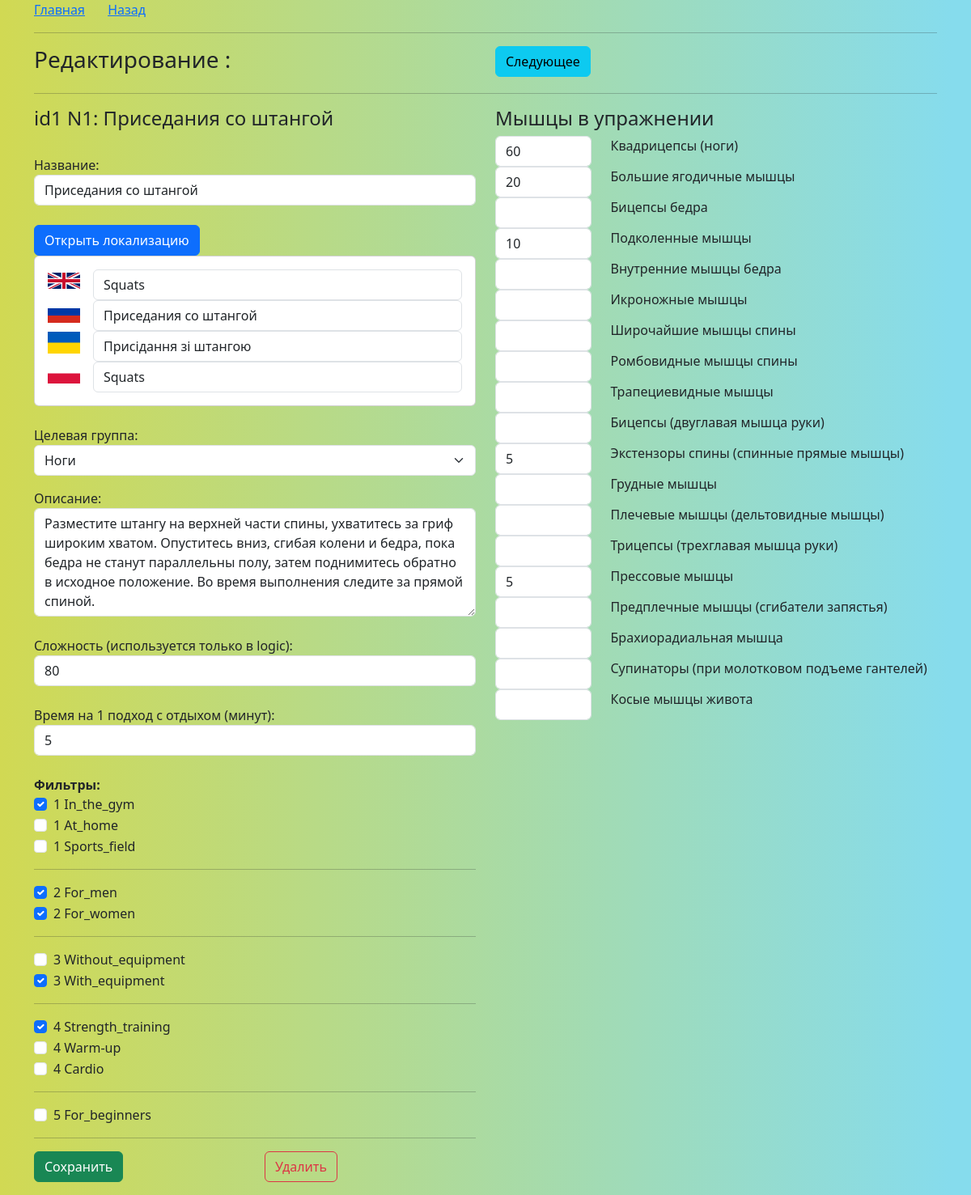
Page /list/ex1/edit (signed in) on the committed database.
### _models.py (models this page shows, shortened)
class Exercise(db.Model):
    __tablename__ = 'exercises'
    exercise_id = db.Column(db.Integer, primary_key=True)
    name = db.Column(db.String(50), default='New exercise')
    localized_name = db.Column(db.Text)
    target = db.Column(db.String(20), default='')
    description = db.Column(db.String(300), default='')
    localized_description = db.Column(db.Text)
    difficulty = db.Column(db.Integer, default=1)
    time_per_set = db.Column(db.Integer, default=1)
    counter = db.Column(db.Integer, default=0)
    filters = db.Column(JSON, default=[])  # LOCATION_FILTERS.keys
    user_training_exercises = relationship('UserTrainingExercise', back_populates='exercise')
    muscles = relationship('Muscle', secondary='exercise_muscles')
    training = db.relationship('Training', secondary='training_exercises', overlaps="exercises")
    training_exercises = relationship('TrainingExercise', back_populates='exercise')

class Localization(db.Model):
    __tablename__ = 'localization'
    id = Column(Integer, primary_key=True)
    key = db.Column(db.String(255), unique=True)
    sector = db.Column(db.String(50))
    translations = Column(db.Text)

class Muscle(db.Model):
    __tablename__ = 'muscles'
    muscle_id = db.Column(db.Integer, primary_key=True)
    muscle_name = db.Column(db.String(50), nullable=False)
    counter = db.Column(db.Integer, default=0)
    exercises = db.relationship('Exercise', secondary='exercise_muscles', overlaps="muscles")

### main.py (the view, shortened to what this page needs)
@app.route('/list/<string:counters>/edit', methods=['POST', 'GET'])
@login_required
def list_edit(counters):
    if current_user.role != 'admin':
        return redirect(url_for('index'))
    targets = config.TARGETS
    languages = config.LANGUAGES
    const_config = {}
    const_config['filter_list'] = config.FILTER_LIST
    index_dict = {}
    index_dict['filter_list'] = []
    tb = counters[:2]   # counters передано сюда в маршруте , вид: ex3 или mu4
    counter = counters[2:]
    exercises = Exercise.query.all()
    muscles = Muscle.query.all()
    if tb == 'ex':  # если передано ex, то работа над редактированием Упражнения
        exercise = Exercise.query.filter_by(counter=counter).first()    # counter - переданное значение счетчика, фильтрую базу по счетчику
        if exercise.localized_name:
            exercise_localized_names = json.loads(exercise.localized_name)
            print(exercise_localized_names)
        else:
            exercise_localized_names={}
        if exercise.filters is None:
            exercise.filters=[]
        if request.method == 'POST':    # если метод ПОСТ (то есть если мы передаем данные с формы к нам сюда на сервер, то далее обрабатываем данные формы и сохраняем в базу
            exercise.name = request.form['name']
            exercise.target = request.form['select_target']  # тут новое поле для класса
            exercise.description = request.form['description']
            exercise.difficulty = request.form['difficulty']
            exercise.time_per_set = request.form['time_per_set']
            exercise_localized_names = {}
            for language in languages:
                exercise_localized_names[language] = request.form.get('exercise_'+language, '')
            exercise.localized_name = json.dumps(exercise_localized_names)
            for i in range(len(const_config['filter_list'])):
                form_list = request.form.getlist('filters' + str(i + 1))
                if any(sublist for sublist in form_list if sublist):
                    index_dict['filter_list'] += form_list
            exercise.filters = index_dict['filter_list']
            percents = request.form.getlist('percents[]')   # получаю список значений полей с именем percents[]
            exercise_muscles = []
            ExerciseMuscle.query.filter_by(exercise_id=exercise.exercise_id).delete()
            for counter, percent in enumerate(percents, start=1):
                if percent != '':
                    muscle = Muscle.query.filter_by(counter=counter).first()    # нахожу Muscle по counter
                    ExMus = ExerciseMuscle(exercise_id = exercise.exercise_id, muscle_id = muscle.muscle_id, percent = percent)
                    exercise_muscles.append(ExMus)
            try:
                db.session.add_all(exercise_muscles)
                db.session.commit()
                return render_template('list.html', exercises=exercises, muscles=muscles)
            except Exception as e:
                db.session.rollback()
                return f'Ошибка при сохранения в базу данных: {e}'
        else:   # если метод не ПОСТ (а значит ГЕТ) то мы только зашли на маршрут и генерируем страницу для редактирования Упражнений, отсылая ей данные
            ex_len = len(exercises)
            if exercise is not None:
                muscles_in_ex = exercise.muscles  # Получение списка связанных мышц
                mus_dict = {}
                for muscle in muscles_in_ex:
                    percent = ExerciseMuscle.query.filter_by(exercise_id=exercise.exercise_id, muscle_id=muscle.muscle_id).first().percent
                    mus_dict[muscle.counter] = percent
            else:
                return "Упражнение не найдено."
            return render_template('edit_ex_table.html', exercise=exercise, ex_len=ex_len, muscles=muscles,
                                   mus_dict=mus_dict, targets=targets, const_config=const_config, languages=languages,
                                   exercise_localized_names=exercise_localized_names)

### _logic.py (called while the page is built)
def load_localization_dict():
    phrases = Localization.query.all()
    phrases_list = {}
    for phrase in phrases:
        translations_dict = json.loads(phrase.translations)
        phrases_list[phrase.key] = translations_dict
    return phrases_list

### main.py (called while the page is built)
@login_manager.user_loader
def load_user(user_id):
    return User.query.get(int(user_id))

@app.context_processor
def inject_local_dict():
    local_dict = load_localization_dict()
    return {'local_dict': local_dict}

### templates/edit_ex_table.html (shortened to what this page needs)
{% extends 'base.html' %}
{% block body %}
    {% if current_user.role == "admin" %}
        <div class="">
            <a href="/index" class="me-4">Главная</a>
            <a href="/list">Назад</a>
        </div>
         <hr>
        <div class="row mb-0">
            <div class="col-6">
                <h3> Редактирование :</h3>
            </div>
            <div class="col-6">
                {% if exercise.counter < ex_len %}
                    {% set next_counter = exercise.counter + 1 %}
                    <a href="/list/ex{{ next_counter }}/edit" class="btn btn-info">Следующее</a>
                {% endif %}
            </div>
        </div>
        <hr>
        <form method="post" action="/list/ex{{exercise.counter}}/edit">
            <div class="row mb-3">
                <div class="col-6">
                    <h4>id{{exercise.exercise_id}} N{{exercise.counter}}: {{exercise.name}}</h4>
                    <br><span>Название:</span>
                    <input type="text" name="name" id="name" class="form-control" value="{{exercise.name}}"><br>
                      <a class="btn btn-primary" data-bs-toggle="collapse" href="#localization_collapse" role="button" aria-expanded="false" aria-controls="localization_collapse">
                        Открыть локализацию
                      </a>
                    <div class="collapse show" id="localization_collapse">
                      <div class="card card-body">
                        {% for language in languages %}
                          <div class="d-flex">
                              <span class="me-3"><img src="/static/flags/{{language}}.png" alt=""></span>
                              <input type="text" class="form-control" name="exercise_{{language}}" placeholder="{{language}}" value="{{exercise_localized_names[language]}}">
                            </div>
                        {% endfor %}
                      </div>
                    </div>
                    <br>
                    <span>Целевая группа:</span>
                    <select name="select_target" class="form-select form-select-md mb-3" aria-label=".form-select-md example">
                        {% for target in targets %}
                            <option value="{{target}}" {% if exercise.target == target %} selected {% endif %}>{{target}}</option>
                        {% endfor %}
                    </select>
                    <span>Описание:</span>
                    <textarea name="description" id="description" class="form-control" rows="5">{{exercise.description}}</textarea><br>
                    <span>Сложность (используется только в logic):</span>
                    <input type="number" name="difficulty" id="difficulty" class="form-control" value="{{exercise.difficulty}}"><br>
                    <span>Время на 1 подход с отдыхом (минут):</span>
                    <input type="number" name="time_per_set" id="time_per_set" class="form-control" value="{{exercise.time_per_set}}"><br>
                    <b>Фильтры:</b><br>
                    {% for i in range(const_config['filter_list']|length) %}
                        {% for key, filter in const_config['filter_list'][i].items() %}
                            <div class="form-check">
                                <input class="form-check-input" type="checkbox" name="filters{{i+1}}" value="{{key}}" id="chk_{{key}}" {% if key in exercise.filters %} checked {% endif %}">
                                <label class="form-check-label" for="chk_{{key}}">
                                   {{i+1}} {{filter}}
                                </label>
                            </div>
                        {% endfor %}
                    <hr>
                    {% endfor %}
                    <div class="row mb-0 mt-3">
                        <div class="col-6">
                            <input type="submit" class="btn btn-success" value="Сохранить">
                        </div>
                        <div class="col-6">
                            <button type="button" class="btn btn-outline-danger" data-bs-toggle="modal" data-bs-target="#confirmDeleteModal">Удалить</button>
                        </div>
                    </div>
                </div>
                <div class="col-6">
                    <h4>Мышцы в упражнении</h4>
                    <div class="row mb-3">
                        {% for mus in muscles %}
                            {% set percent = mus_dict.get(mus.counter) %}
                            <div class="col-3">
                                <input type="number" name="percents[]" id='mu{{ mus.counter }}' class="form-control" value="{{ percent if percent is defined else '' }}">
                            </div>
                            <div class="col-9">
                                <label class="form-check-label">{{mus.muscle_name}}</label>
                            </div>
                        {% endfor %}
                   </div>
                </div>
            </div>
        </form>
    {% endif %}
{% endblock %}

### static/css/main.css (style rules this page uses)
body { background-image: linear-gradient(90deg, rgba(2,0,36,1) 0%, rgba(209,217,83,1) 0%, rgba(134,220,237,1) 98%); background-size: cover; background-repeat: no-repeat; background-attachment: fixed; }

### rows in the picture
Exercise: exercise_id "1", counter "1", name "Приседания со штангой", select_target "Ноги", description "Разместите штангу на верхней части спины, ухватитесь за гриф широким хватом. Опуститесь вниз, сгибая колени и бедра, пока бедра не станут параллельны полу, затем поднимитесь обратно в исходное положение. Во время выполнения следите за прямой спиной.", difficulty "80", time_per_set "5", filters "☑"
Localization: i "1", key "In_the_gym"
Localization: i "1", key "At_home"
Localization: i "1", key "Sports_field"
Localization: i "2", key "For_men"
Localization: i "2", key "For_women"
Localization: i "3", key "Without_equipment"
Localization: i "3", key "With_equipment"
Localization: i "4", key "Strength_training"
Localization: i "4", key "Warm-up"
Localization: i "4", key "Cardio"
Localization: i "5", key "For_beginners"
Muscle: percent "60", muscle_name "Квадрицепсы (ноги)"
Muscle: percent "20", muscle_name "Большие ягодичные мышцы"
Muscle: muscle_name "Бицепсы бедра"
Muscle: percent "10", muscle_name "Подколенные мышцы"
Muscle: muscle_name "Внутренние мышцы бедра"
Muscle: muscle_name "Икроножные мышцы"
Muscle: muscle_name "Широчайшие мышцы спины"
Muscle: muscle_name "Ромбовидные мышцы спины"
Muscle: muscle_name "Трапециевидные мышцы"
Muscle: muscle_name "Бицепсы (двуглавая мышца руки)"
Muscle: percent "5", muscle_name "Экстензоры спины (спинные прямые мышцы)"
Muscle: muscle_name "Грудные мышцы"
Muscle: muscle_name "Плечевые мышцы (дельтовидные мышцы)"
Muscle: muscle_name "Трицепсы (трехглавая мышца руки)"
Muscle: percent "5", muscle_name "Прессовые мышцы"
Muscle: muscle_name "Предплечные мышцы (сгибатели запястья)"
Muscle: muscle_name "Брахиорадиальная мышца"
Muscle: muscle_name "Супинаторы (при молотковом подъеме гантелей)"
Muscle: muscle_name "Косые мышцы живота"
